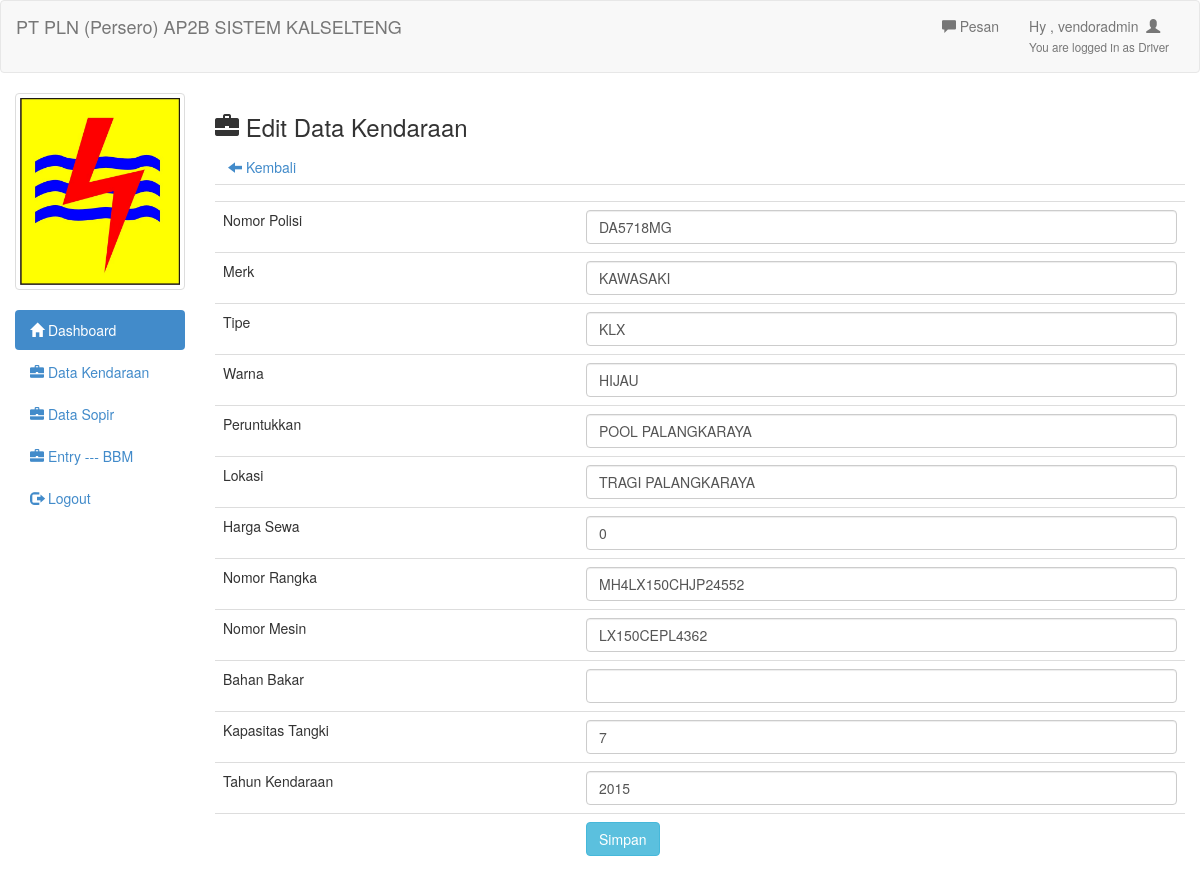
Screenshot of /driver/edit.php?no_pol=DA5718MG (signed in) with the database file from the repository.
### tables this page shows
CREATE TABLE `tb_kendaraan` (
  `no_pol` varchar(9) NOT NULL,
  `merk` char(50) DEFAULT NULL,
  `tipe` text,
  `warna` char(15) DEFAULT NULL,
  `peruntukkan` char(50) DEFAULT NULL,
  `lokasi` char(50) DEFAULT NULL,
  `hrg_sewa` int(11) DEFAULT NULL,
  `no_rangka` text,
  `no_mesin` text,
  `bahan_bakar` text,
  `kapasitas_tangki` int(50) DEFAULT NULL,
  `tahun_kendaraan` text,
  `foto` text,
  `status` varchar(100) NOT NULL
);

### driver/edit.php (the view)
<?php
include 'header.php';
?>
<h3><span class="glyphicon glyphicon-briefcase"></span>  Edit Data Kendaraan</h3>
<a class="btn" href="kendaraan.php"><span class="glyphicon glyphicon-arrow-left"></span>  Kembali</a>
<?php
$no_pol=mysql_real_escape_string($_GET['no_pol']);
$det=mysql_query("select * from tb_kendaraan where no_pol='$no_pol'")or die(mysql_error());
while($d=mysql_fetch_array($det)){
?>
	<form action="update_kendaraan.php" method="post">
		<table class="table">
			<tr>
				<td></td>
				<td><input type="hidden" name="no_pol" value="<?php echo $d['no_pol'] ?>"></td>
			</tr>
			<tr>
				<td>Nomor Polisi</td>
				<td><input type="text" class="form-control" name="no_pol" value="<?php echo $d['no_pol'] ?>" onkeyup="this.value = this.value.toUpperCase()"></td>
			</tr>
			<tr>
				<td>Merk</td>
				<td><input type="text" class="form-control" name="merk" value="<?php echo $d['merk'] ?>" onkeyup="this.value = this.value.toUpperCase()"></td>
			</tr>
			<tr>
				<td>Tipe</td>
				<td><input type="text" class="form-control" name="tipe" value="<?php echo $d['tipe'] ?>" onkeyup="this.value = this.value.toUpperCase()"></td>
			</tr>
			<tr>
				<td>Warna</td>
				<td><input type="text" class="form-control" name="warna" value="<?php echo $d['warna'] ?>" onkeyup="this.value = this.value.toUpperCase()"></td>
			</tr>
			<tr>
				<td>Peruntukkan</td>
				<td><input type="text" class="form-control" name="peruntukkan" value="<?php echo $d['peruntukkan'] ?>" onkeyup="this.value = this.value.toUpperCase()"></td>
			</tr>
			<tr>
				<td>Lokasi</td>
				<td><input type="text" class="form-control" name="lokasi" value="<?php echo $d['lokasi'] ?>" onkeyup="this.value = this.value.toUpperCase()"></td>
			</tr>
			<tr>
				<td>Harga Sewa</td>
				<td><input type="text" class="form-control" name="hrg_sewa" value="<?php echo $d['hrg_sewa'] ?>" onkeyup="this.value = this.value.toUpperCase()"></td>
			</tr>
			<tr>
				<td>Nomor Rangka</td>
				<td><input type="text" class="form-control" name="no_rangka" value="<?php echo $d['no_rangka'] ?>" onkeyup="this.value = this.value.toUpperCase()"></td>
			</tr>
			<tr>
				<td>Nomor Mesin</td>
				<td><input type="text" class="form-control" name="no_mesin" value="<?php echo $d['no_mesin'] ?>" onkeyup="this.value = this.value.toUpperCase()"></td>
			</tr>
			<tr>
				<td>Bahan Bakar</td>
				<td><input type="text" class="form-control" name="bahan_bakar" value="<?php echo $d['bahan_bakar'] ?>" onkeyup="this.value = this.value.toUpperCase()"></td>
			</tr>
			<tr>
				<td>Kapasitas Tangki</td>
				<td><input type="text" class="form-control" name="kapasitas_tangki" value="<?php echo $d['kapasitas_tangki'] ?>" onkeyup="this.value = this.value.toUpperCase()"></td>
			</tr>
			<tr>
				<td>Tahun Kendaraan</td>
				<td><input type="text" class="form-control" name="tahun_kendaraan" value="<?php echo $d['tahun_kendaraan'] ?>" onkeyup="this.value = this.value.toUpperCase()"></td>
			</tr>
			<tr>
				<td></td>
				<td><input type="submit" class="btn btn-info" value="Simpan"></td>
			</tr>
		</table>
	</form>
	<?php
}
?>
<?php include 'footer.php'; ?>

### driver/header.php (shortened to what this page needs)
<!DOCTYPE html>
<html>
<head>
	<link rel="stylesheet" type="text/css" href="../assets/css/bootstrap.css">
	<link rel="stylesheet" type="text/css" href="../assets/js/jquery-ui/jquery-ui.css">
</head>
<body>
	<div class="navbar navbar-default">
		<div class="container-fluid">
			<div class="navbar-header">
				<a href="http://www.pln.co.id/kalselteng/?p=62" class="navbar-brand">PT PLN (Persero) AP2B SISTEM KALSELTENG</a>
			</div>
			<div class="collapse navbar-collapse">
				<ul class="nav navbar-nav navbar-right">
					<li><a id="pesan_sedia" href="#" data-toggle="modal" data-target="#modalpesan"><span class='glyphicon glyphicon-comment'></span>  Pesan</a></li>
					<li>
						<a class="dropdown-toggle" data-toggle="dropdown" role="button" href="#">Hy , <?php echo @$_SESSION['username']  ?>&nbsp&nbsp<span class="glyphicon glyphicon-user"></span>
							<br/>
							<span style="font-size:smaller;">You are logged in as Driver</span>
						</a>
					</li>
				</ul>
			</div>
		</div>
	</div>
	<div class="col-md-2">
		<div class="row">
			<?php
			$use=$_SESSION['username'];
			$fo=mysql_query("select foto from tb_login where username='$use'");
			while($f=mysql_fetch_array($fo)){
				?>
				<div class="col-xs-6 col-md-12">
					<a class="thumbnail">
						<img class="img-responsive" src="foto/<?php echo $f['foto']; ?>">
					</a>
				</div>
				<?php
			}
			?>
		</div>
		<ul class="nav nav-pills nav-stacked">
			<li class="active"><a href="index.php"><span class="glyphicon glyphicon-home"></span>  Dashboard</a></li>
			<li><a href="kendaraan.php"><span class="glyphicon glyphicon-briefcase"></span>  Data Kendaraan</a></li>
			<li><a href="sopir.php"><span class="glyphicon glyphicon-briefcase"></span>  Data Sopir</a></li>
			<li><a href="entry_bbm.php"><span class="glyphicon glyphicon-briefcase"></span>  Entry --- BBM </a></li>
			<li><a href="logout.php"><span class="glyphicon glyphicon-log-out"></span>  Logout</a></li>
		</ul>
	</div>
	<div class="col-md-10">

### rows the page displays
tb_kendaraan: no_pol "DA5718MG", merk "KAWASAKI", tipe "KLX", warna "HIJAU", peruntukkan "POOL PALANGKARAYA", lokasi "TRAGI PALANGKARAYA", hrg_sewa "0", no_rangka "MH4LX150CHJP24552", no_mesin "LX150CEPL4362", kapasitas_tangki "7", tahun_kendaraan "2015"
